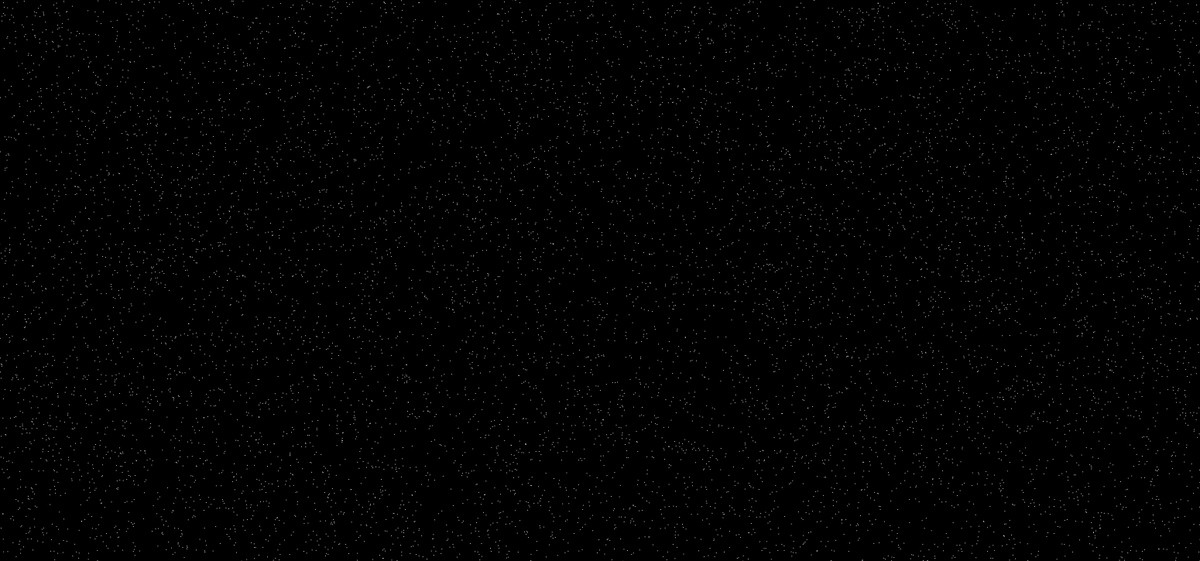
Frame 1 (no input)
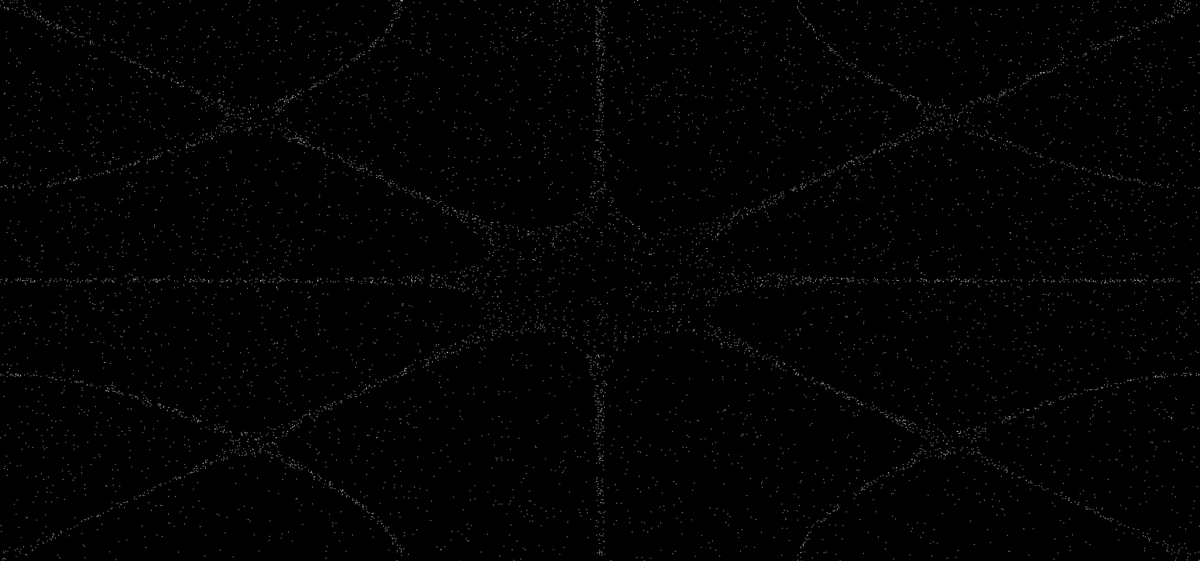
Frame 60 (no input)
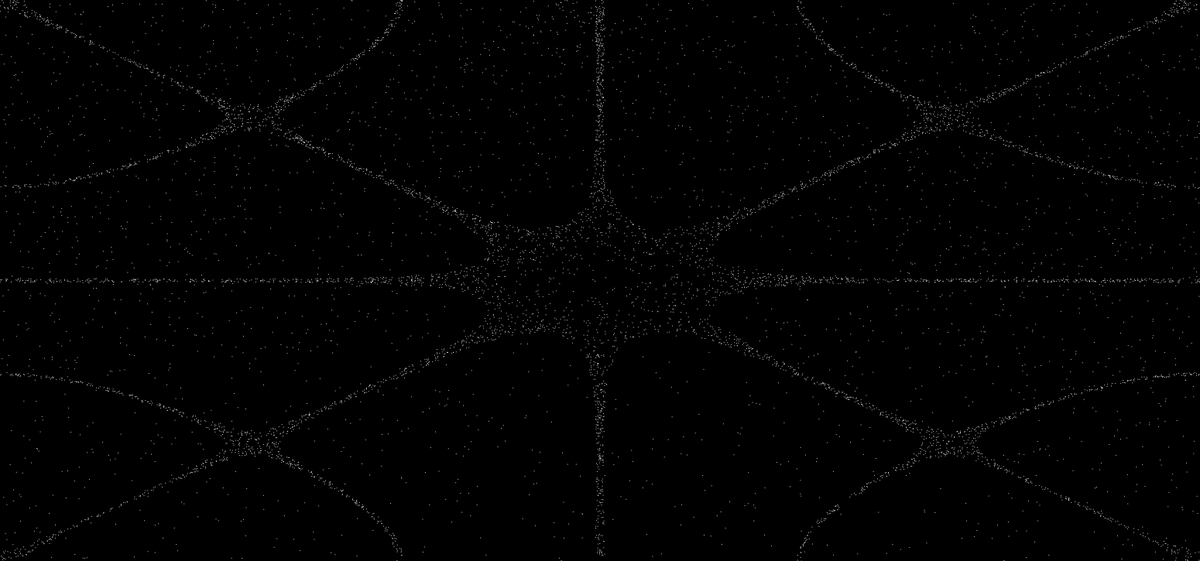
Frame 120 (the mouse pressed at the canvas centre since frame 60)

The p5.js sketch that drew these frames (run headless with seeded random() and noise() and a simulated clock; from frame 60 on, the mouse is pressed at the canvas centre):

// p5.js sketch
// ── sketch.js
// creo 100 particles
let particles = []; let num = 10000;
let m = 1; let n = 5; let threshold = 0.05;

function setup() {
  createCanvas(1550,725);
  for (let i=0; i<num; i++){
    particles.push(new Particle());
  } 
  
}

function draw() {
  background(0);
  
  for (let i=0; i<particles.length; i++){
    particles[i].update();
    particles[i].display();
  }
   
}

function chladni(x, y) {
  let L = 1;
  return cos(n * PI * x / L) * cos(m * PI * y / L) -
         cos(m * PI * x / L) * cos(n * PI * y / L);
}
// ── particle.js
//creo la classe Particle
class Particle {
  constructor() {
    this.position = createVector(random(0, width), random(0, height));
//vettore con direzioni random con magnitudine 1
    this.velocity = p5.Vector.random2D();
    this.acceleration = createVector();
    
    this.maxSpeed = 50;
    this.maxForce = 1;
  }
//creo dei confini
  edges() {
// se la posizione delle particelle supera la larghezza
// riportale alla posizione 0
// se invece è < 0 impostala uguale alla largezza
    
    if (this.position.x > width) {
      this.position.x = 0;
    } else if (this.position.x < 0) {
      this.position.x = width;
    }
    
     if (this.position.y > height) {
      this.position.y = 0;
    } else if (this.position.y < 0) {
      this.position.x = height;
    }
  }

//sistemo la velocità che desidero 
//in base al disegno creato
  seek() {
    let x = map(this.position.x, 0, width, 0, 1);
    let y = map(this.position.y, 0, height, 0, 1);
// creo una variabile equal to chladni function
// map tra 0 e 255 e riempio i riquadri in base a val
      //let val = map(chladni(x, y), -2, 1, 0, 255);
    let val = chladni(x, y);
    
    let target = this.position.copy();
    
// se val è superiore a 0 allora sarà colorato di nero
// altrimenti sarà bianco
// in questo modo ad ognii frame le particelle
// si muoveranno sempre piu vicine alle linee nodali
    if (abs(val) > threshold) {
      target.x += random(-3, 3);
      target.y += random(-3, 3);
      
      } 
      
    let desired = p5.Vector.sub(target, this.position);
    desired.setMag(this.maxSpeed);
    let steering = p5.Vector.sub(desired, this.velocity);
    steering.limit(this.maxForce);
    
//  abbiamo definito l'accellerazione con cui il target si muove
    
    return steering;
        
  }
  
//metto in movimento le particelle
  update(){
    this.edges();
    
    this.acceleration.add(this.seek());
    this.velocity.add(this.acceleration);
    this.velocity.limit(this.maxSpeed);
    this.position.add(this.velocity);
    this.acceleration.mult(0);
  }
  
// disegno la particella
  display() {
    stroke(255);
    point(this.position.x, this.position.y);
  }
  
 
}
